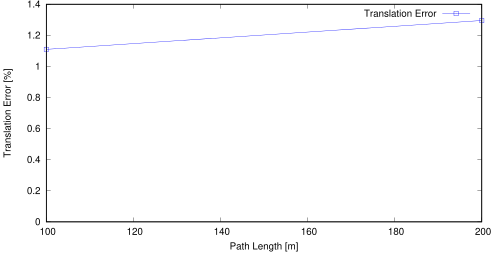

Reproduce this figure in gnuplot.
set term postscript eps enhanced color
set output "subavg_tl.eps"
set size ratio 0.5
set yrange [0:*]
set xlabel "Path Length [m]"
set ylabel "Translation Error [%]"
plot "subavg_tl.txt" using 1:($2*100) title 'Translation Error' lc rgb "#0000FF" pt 4 w linespoints
